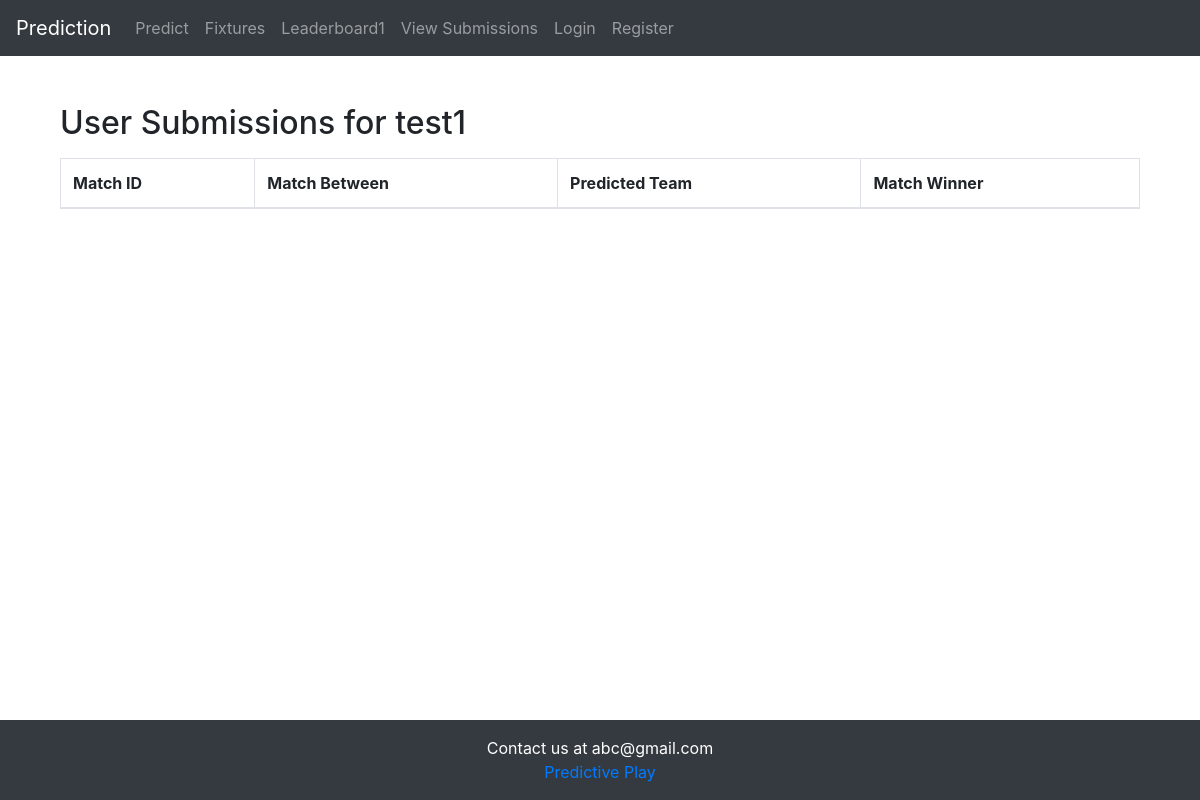
The page /user_submissions/test1/ on the database as committed earlier.
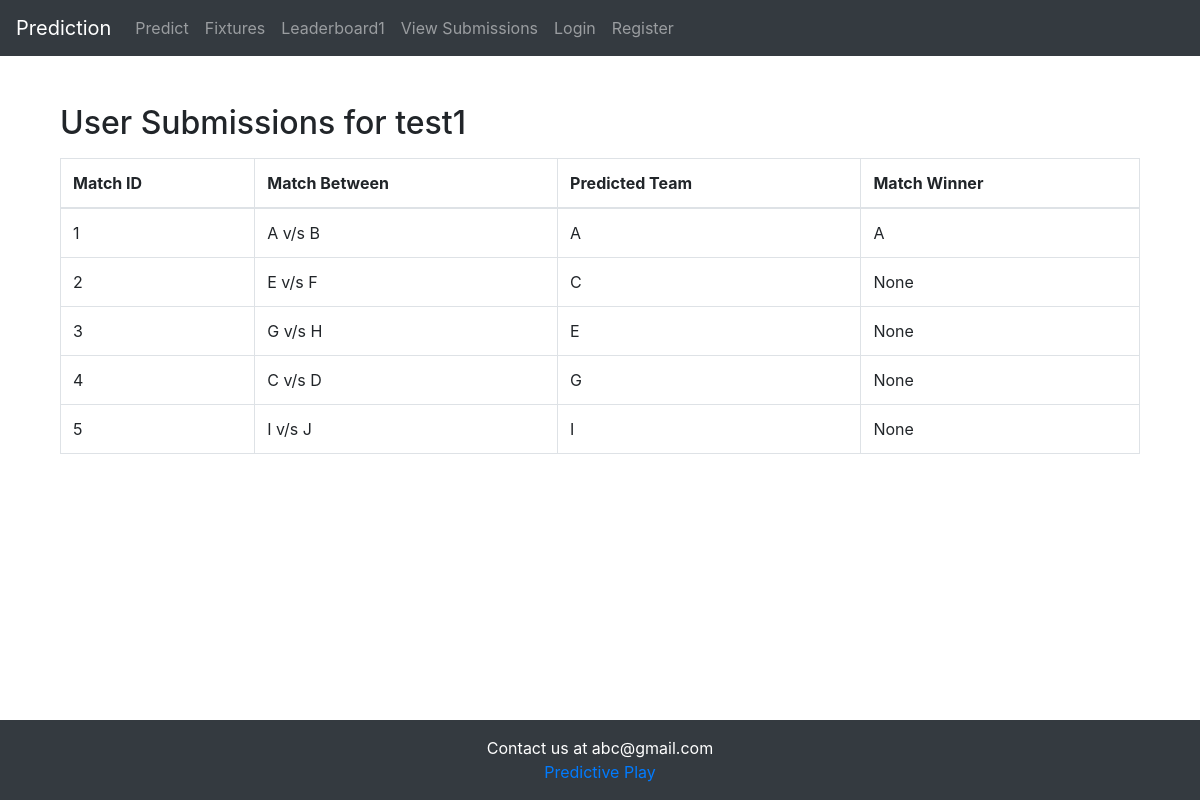
The same page on the database as committed later.
### predictsa20/models.py (models this page shows, shortened)
class Match(models.Model):
    match_id = models.PositiveSmallIntegerField(primary_key=True)
    match_date = models.DateField('Match Date')
    match_start_time = models.TimeField('Match Start Time',default='21:00:00')
    match_team_A = models.CharField("Team A",max_length=30)
    match_team_B = models.CharField("Team B",max_length=30)
    match_status = models.SmallIntegerField("Match Status",default=0)
    match_winner = models.CharField("Winner",default=None,max_length=30)

### predictsa20/views.py (the view)
# urls.py: path('user_submissions/<str:username>/', views.user_submissions, name='user_submissions'),
def user_submissions(request, username):
    user_submissions = Submissions.objects.filter(susername=username).order_by('smatch_id')
    submission_details = []
    for submission in user_submissions:
        match = Match.objects.get(match_id=submission.smatch_id)
        submission_details.append({
            'smatch_id': submission.smatch_id,
            'match_team_A': match.match_team_A,
            'match_team_B': match.match_team_B,
            'predicted_team': submission.predicted_team,
            'match_winner': match.match_winner,
        })
    context = {
        'username': username,
        'submissions': submission_details,
    }
    return render(request, 'predictsa20/user_submissions.html', context)

### predictsa20/templates/predictsa20/user_submissions.html
{% extends 'predictsa20/base.html' %}
{% block content %}
    <div class="container mt-4">
        <h2>User Submissions for {{ username }}</h2>
        <table class="table table-bordered mt-3">
            <thead>
                <tr>
                    <th>Match ID</th>
                    <th>Match Between</th>
                    <th>Predicted Team</th>
                    <th>Match Winner</th>
                </tr>
            </thead>
            <tbody>
                {% for submission in submissions %}
                    <tr>
                        <td>{{ submission.smatch_id }}</td>
                        <td>{{ submission.match_team_A }} v/s {{ submission.match_team_B }}</td>
                        <td>{{ submission.predicted_team }}</td>
                        <td>{{ submission.match_winner }}</td>
                    </tr>
                {% endfor %}
            </tbody>
        </table>
    </div>
{% endblock %}

Rows that differ between the two databases and show on the page:
now on this page (row edited): Match: smatch_id "1", match_team_A "A", match_team_B "B", predicted_team "A", match_winner "A"
added Match: smatch_id "2", match_team_A "E", match_team_B "F", predicted_team "C", match_winner "None"
added Match: smatch_id "3", match_team_A "G", match_team_B "H", predicted_team "E", match_winner "None"
now on this page (row edited): Match: smatch_id "4", match_team_A "C", match_team_B "D", predicted_team "G", match_winner "None"
added Match: smatch_id "5", match_team_A "I", match_team_B "J", predicted_team "I", match_winner "None"
